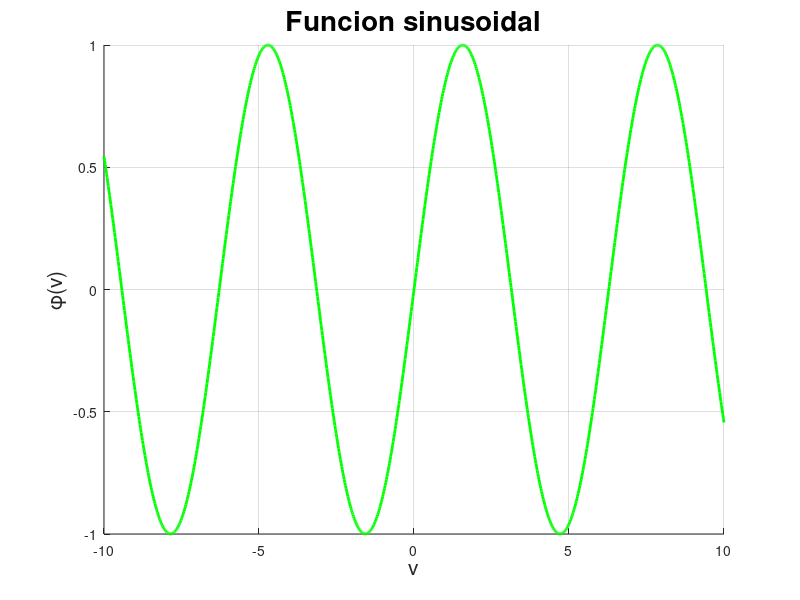

Write MATLAB code to recreate this figure.
% Ian Mu;oz Nu;ez - Funcion 'Sinusoidal'

close all
clear
clc

v = linspace(-10, 10, 1000); % Variable independiente

A = 1; % Parametro que determina la magnitud de la funcion
B = 1; % Parametro que determina la frecuencia de la funcion
C = 0; % Parametro que determina la fase de la funcion
phi = A*sin(B*v + C); % Funcion o variable dependiente

figure(1)
hold on
grid on

plot(v, phi, 'g-', 'LineWidth', 2)

title("Funcion sinusoidal", 'FontSize', 20)
xlabel('v', 'FontSize', 15)
ylabel('\phi(v)', 'FontSize', 15)

